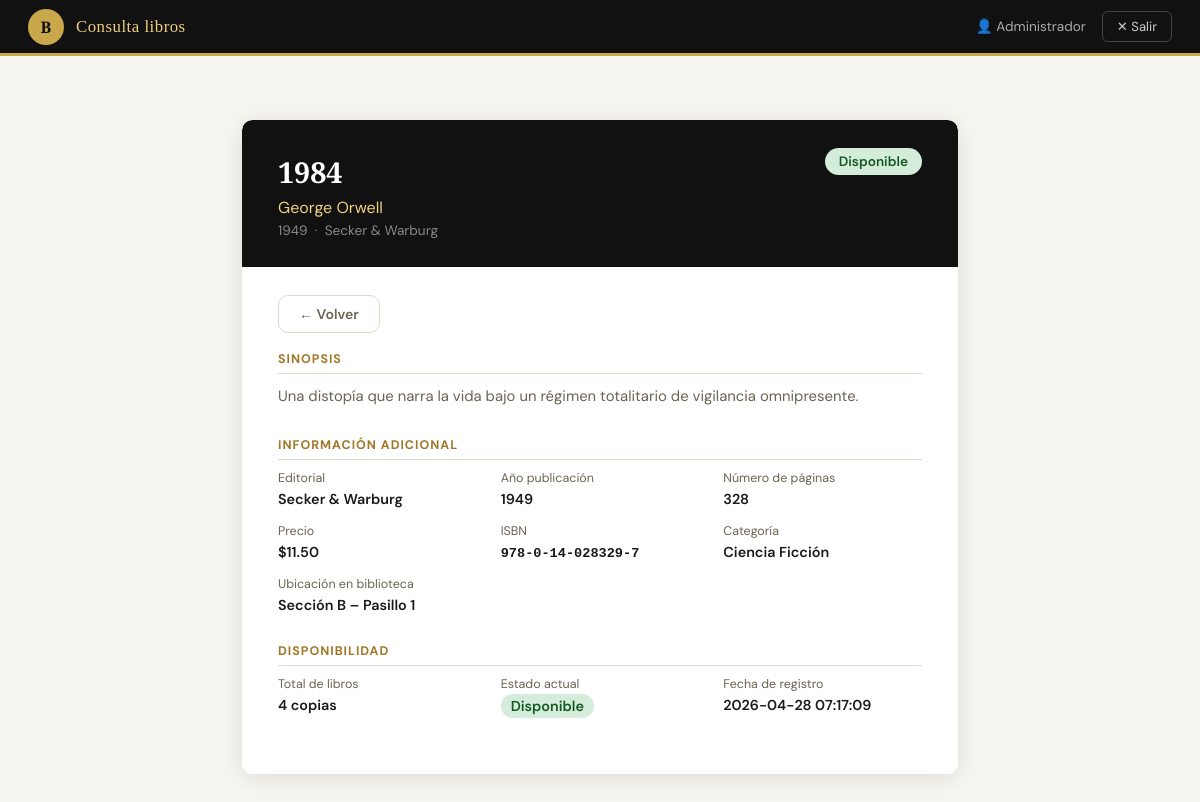
/index.php?action=detalles&isbn=978-0-14-028329-7 (signed in), run on the app's committed database.
### tables this page shows
CREATE TABLE IF NOT EXISTS Libros (
    ISBN            VARCHAR(20)     PRIMARY KEY,
    Titulo          VARCHAR(255)    NOT NULL,
    Autor           VARCHAR(255)    NOT NULL,
    Editorial       VARCHAR(150)    NOT NULL,
    Sinopsis        TEXT,
    AnioPublicacion YEAR            NOT NULL,
    NumeroPaginas   INT             NOT NULL,
    Precio          DECIMAL(10,2)   NOT NULL,
    Ubicacion       VARCHAR(100)    NOT NULL,
    NumeroCopias    INT             NOT NULL DEFAULT 1,
    Categoria       VARCHAR(100)    NOT NULL,
    FechaRegistro   DATETIME        NOT NULL DEFAULT CURRENT_TIMESTAMP,
    Estado          ENUM('disponible','prestado','mantenimiento','perdido')
                                    NOT NULL DEFAULT 'disponible',
    INDEX idx_titulo (Titulo(50)),
    INDEX idx_autor  (Autor(50))
);

### controllers/LibroController.php (called while the page is built, shortened)
<?php
require_once __DIR__ . '/../models/LibroModel.php';
class LibroController {
    private LibroModel $model;
    public function __construct() {
        $this->model = new LibroModel();
    }
    public function detalles(): void {
        $isbn  = $_GET['isbn'] ?? '';
        $libro = $this->model->getByISBN($isbn);
        require __DIR__ . '/../views/libros/detalles.php';
    }
}

### config/db.php (called while the page is built)
<?php
function getDB(): PDO {
    $host     = getenv('DB_HOST')     ?: 'localhost';
    $port     = getenv('DB_PORT')     ?: '3306';
    $dbname   = getenv('DB_NAME')     ?: 'olp300';
    $user     = getenv('DB_USER')     ?: 'root';
    $password = getenv('DB_PASSWORD') ?: '';
    $dsn = "mysql:host=$host;port=$port;dbname=$dbname;charset=utf8mb4";
    try {
        $pdo = new PDO($dsn, $user, $password, [
            PDO::ATTR_ERRMODE            => PDO::ERRMODE_EXCEPTION,
            PDO::ATTR_DEFAULT_FETCH_MODE => PDO::FETCH_ASSOC,
            PDO::ATTR_EMULATE_PREPARES   => false,
        ]);
        return $pdo;
    } catch (PDOException $e) {
        error_log('DB Connection error: ' . $e->getMessage());
        die(json_encode(['error' => 'Error de conexión a la base de datos.']));
    }
}

### models/LibroModel.php (called while the page is built, shortened)
<?php
require_once __DIR__ . '/../config/db.php';
class LibroModel {
    private PDO $db;
    public function __construct() {
        $this->db = getDB();
    }
    public function getByISBN(string $isbn): array|false {
        $stmt = $this->db->prepare(
            'SELECT * FROM Libros WHERE ISBN = :isbn LIMIT 1'
        );
        $stmt->execute([':isbn' => $isbn]);
        return $stmt->fetch();
    }
}

### views/libros/detalles.php (the view, shortened to what this page needs)
<!DOCTYPE html>
<html lang="es">
<head>
  <link rel="stylesheet" href="public/css/style.css">
</head>
<body>
<header class="topbar">
  <div class="topbar__brand">
    <div class="topbar__logo">B</div>
    <span class="topbar__title">Consulta libros</span>
  </div>
  <nav class="topbar__nav">
    <span class="topbar__user">👤 <?= htmlspecialchars($_SESSION['nombre'] ?? '') ?></span>
    <a href="index.php?action=logout" class="btn-exit">✕ Salir</a>
  </nav>
</header>
<main class="page page-narrow" style="margin-top:28px;">
  <div class="card">
    <div class="detail-hero">
      <span class="badge badge-<?= $libro['Estado'] ?>"><?= $libro['Estado'] ?></span>
      <h1><?= htmlspecialchars($libro['Titulo']) ?></h1>
      <div class="author"><?= htmlspecialchars($libro['Autor']) ?></div>
      <div class="meta"><?= htmlspecialchars($libro['AnioPublicacion']) ?> &nbsp;·&nbsp; <?= htmlspecialchars($libro['Editorial']) ?></div>
    </div>
    <div class="detail-body">
      <div style="margin-bottom:18px;">
        <a href="index.php?action=catalogo" class="btn btn-secondary">← Volver</a>
      </div>
      <div class="detail-section">
        <h3>Sinopsis</h3>
        <p style="line-height:1.7;color:var(--text-muted);font-size:.93rem;">
          <?= nl2br(htmlspecialchars($libro['Sinopsis'] ?? 'Sin sinopsis disponible.')) ?>
        </p>
      </div>
      <div class="detail-section">
        <h3>Información adicional</h3>
        <div class="detail-grid">
          <div class="detail-item">
            <label>Editorial</label>
            <span><?= htmlspecialchars($libro['Editorial']) ?></span>
          </div>
          <div class="detail-item">
            <label>Año publicación</label>
            <span><?= htmlspecialchars($libro['AnioPublicacion']) ?></span>
          </div>
          <div class="detail-item">
            <label>Número de páginas</label>
            <span><?= (int)$libro['NumeroPaginas'] ?></span>
          </div>
          <div class="detail-item">
            <label>Precio</label>
            <span>$<?= number_format((float)$libro['Precio'], 2) ?></span>
          </div>
          <div class="detail-item">
            <label>ISBN</label>
            <span style="font-family:monospace;font-size:.85rem;"><?= htmlspecialchars($libro['ISBN']) ?></span>
          </div>
          <div class="detail-item">
            <label>Categoría</label>
            <span><?= htmlspecialchars($libro['Categoria']) ?></span>
          </div>
          <div class="detail-item" style="grid-column: 1 / -1;">
            <label>Ubicación en biblioteca</label>
            <span><?= htmlspecialchars($libro['Ubicacion']) ?></span>
          </div>
        </div>
      </div>
      <div class="detail-section">
        <h3>Disponibilidad</h3>
        <div class="detail-grid">
          <div class="detail-item">
            <label>Total de libros</label>
            <span><?= (int)$libro['NumeroCopias'] ?> copias</span>
          </div>
          <div class="detail-item">
            <label>Estado actual</label>
            <span><span class="badge badge-<?= $libro['Estado'] ?>"><?= $libro['Estado'] ?></span></span>
          </div>
          <div class="detail-item">
            <label>Fecha de registro</label>
            <span><?= htmlspecialchars($libro['FechaRegistro']) ?></span>
          </div>
        </div>
      </div>
    </div>
  </div>
</main>
</body>
</html>

### public/css/style.css (style rules this page uses)
:root { --gold: #C9A84C; --gold-dark: #A07828; --gold-light: #F0D080; --black: #111111; --dark: #1A1A1A; --surface: #FFFFFF; --surface-2: #F7F5F0; --border: #E2D9C8; --text: #1A1A1A; --text-muted: #6B6452; --danger: #C0392B; --danger-bg: #FDF0EE; --success: #1E7E34; --success-bg: #EBF7ED; --warning: #856404; --warning-bg: #FFF3CD; --radius: 10px; --shadow: 0 4px 24px rgba(0,0,0,.10); --shadow-sm: 0 2px 8px rgba(0,0,0,.07); --transition: .18s ease; --font-display: 'Playfair Display', Georgia, serif; --font-body: 'DM Sans', system-ui, sans-serif; }
*, *::before, *::after { box-sizing: border-box; margin: 0; padding: 0; }
html { font-size: 16px; }
body { font-family: var(--font-body); background: var(--surface-2); color: var(--text); min-height: 100vh; }
a { color: inherit; text-decoration: none; }
.topbar { background: var(--black); color: #fff; height: 56px; display: flex; align-items: center; justify-content: space-between; padding: 0 28px; position: sticky; top: 0; z-index: 100; border-bottom: 3px solid var(--gold); }
.topbar__brand { display: flex; align-items: center; gap: 12px; }
.topbar__logo { width: 36px; height: 36px; background: var(--gold); border-radius: 50%; display: flex; align-items: center; justify-content: center; font-family: var(--font-display); font-size: 16px; color: var(--black); font-weight: 700; }
.topbar__title { font-family: var(--font-display); font-size: 1.05rem; color: var(--gold-light); letter-spacing: .03em; }
.topbar__nav { display: flex; align-items: center; gap: 8px; }
.topbar__user { font-size: .85rem; color: #aaa; margin-right: 8px; }
.btn-exit { background: transparent; border: 1px solid #444; color: #ccc; padding: 6px 14px; border-radius: 6px; font-size: .82rem; transition: var(--transition); }
.page { padding: 36px 32px; max-width: 1200px; margin: 0 auto; }
.page-narrow { max-width: 780px; }
.btn { display: inline-flex; align-items: center; gap: 6px; padding: 9px 20px; border-radius: var(--radius); font-size: .88rem; font-weight: 600; border: none; transition: var(--transition); white-space: nowrap; }
.btn-secondary { background: transparent; border: 1.5px solid var(--border); color: var(--text-muted); }
.card { background: var(--surface); border-radius: var(--radius); box-shadow: var(--shadow); overflow: hidden; }
.badge { display: inline-block; padding: 3px 10px; border-radius: 20px; font-size: .76rem; font-weight: 600; text-transform: capitalize; }
.badge-disponible { background: #d4edda; color: #155724; }
.detail-hero { background: var(--black); color: #fff; border-radius: var(--radius) var(--radius) 0 0; padding: 32px 36px 28px; position: relative; }
.detail-hero h1 { font-family: var(--font-display); font-size: 1.8rem; margin-bottom: 6px; }
.detail-hero .author { color: var(--gold-light); font-size: 1rem; margin-bottom: 4px; }
.detail-hero .meta { color: #888; font-size: .85rem; }
.detail-hero .badge { position: absolute; top: 28px; right: 36px; font-size: .85rem; padding: 5px 14px; }
.detail-body { padding: 28px 36px; }
.detail-section { margin-bottom: 28px; }
.detail-section h3 { font-size: .78rem; text-transform: uppercase; letter-spacing: .08em; color: var(--gold-dark); font-weight: 700; margin-bottom: 10px; padding-bottom: 6px; border-bottom: 1px solid var(--border); }
.detail-grid { display: grid; grid-template-columns: repeat(3, 1fr); gap: 14px 24px; }
.detail-item label { font-size: .78rem; color: var(--text-muted); display: block; margin-bottom: 2px; }
.detail-item span { font-weight: 600; font-size: .9rem; }

### data on the page
libros: Estado "Disponible", Titulo "1984", Autor "George Orwell", AnioPublicacion "1949", Editorial "Secker & Warburg", Sinopsis "Una distopía que narra la vida bajo un régimen totalitario de vigilancia omnipresente.", NumeroPaginas "328", Precio "11.50", ISBN "978-0-14-028329-7", Categoria "Ciencia Ficción", Ubicacion "Sección B – Pasillo 1", NumeroCopias "4", FechaRegistro "2026-04-28 07:17:09"

### other printed values
$_SESSION['nombre'] "Administrador"
